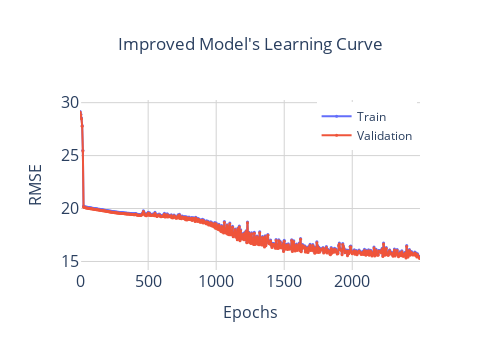

Notebook cell for this chart:
### Markdown cell above
### Plot of the Improved Model

### Code cell
validation_mode = True
# you may change the path as needed
path = f"../MemoryEfficientSharding/results/*ep2500_with_validation*"

file = glob.glob(path)[0]
    
filename = file.split("/")[-1]
save_filename = f"{filename[:-5]}.pdf"
batch_size = list(filter(lambda x: "bs" in x, filename.split('_')))[0]
batch_size = int(batch_size[2:])

with open(file, "r") as f:
    results = json.load(f)

fig = go.Figure()

fig.add_trace(
    go.Scatter(
        x = results["epochs"],
        y = results["train_rmse"],
        mode = "lines+markers",
        yaxis="y",
        name="Train",
        marker_size=3
    )
)

if validation_mode:
    fig.add_trace(
        go.Scatter(
            x = results["epochs"],
            y = results["val_rmse"],
            mode = "lines+markers",
            yaxis="y",
            name="Validation",
            marker_size=3
        )
    )

fig.update_layout(
    plot_bgcolor = "white",
    title = dict(
                text= f"Improved Model's Learning Curve",
                xanchor = "center",
                x=0.5
            ),
    legend=dict(
        yanchor = "top",
        y = 0.99,
        xanchor = "right",
        x = 0.99
    ),
    xaxis=dict(
        title=dict(text="Epochs", font=dict(size=16)),
        # dtick=10,
        gridcolor="lightgrey",
        tickfont=dict(size=16),
        range = [min(results["epochs"])-1, max(results["epochs"])+3]
    ),
    yaxis=dict(
        title=dict(text=r"RMSE", font=dict(size=16)),
        gridcolor="lightgrey",
        zeroline=False,
        tickfont=dict(size=16),
    ),
    # yaxis_type = "log",
    height = 350,
    width = 500,
)

fig.write_image(f"{visualizations_path}/{save_filename}")
fig.show()

### Figure 1 — Plotly figure (JSON) as saved in the notebook; plotly's stock layout.template omitted (floating-point values rounded to 4 significant figures; data arrays with more than 128 entries replaced by an {"elided": "..."} marker saying what was removed)
{"data": [{"marker": {"size": 3}, "mode": "lines+markers", "name": "Train", "type": "scatter", "x": {"elided": "500 int values"}, "y": {"elided": "500 float values"}, "yaxis": "y"}, {"marker": {"size": 3}, "mode": "lines+markers", "name": "Validation", "type": "scatter", "x": {"elided": "500 int values"}, "y": {"elided": "500 float values"}, "yaxis": "y"}], "layout": {"height": 350, "legend": {"x": 0.99, "xanchor": "right", "y": 0.99, "yanchor": "top"}, "plot_bgcolor": "white", "title": {"text": "Improved Model's Learning Curve", "x": 0.5, "xanchor": "center"}, "width": 500, "xaxis": {"gridcolor": "lightgrey", "range": [-1, 2498], "tickfont": {"size": 16}, "title": {"font": {"size": 16}, "text": "Epochs"}}, "yaxis": {"gridcolor": "lightgrey", "tickfont": {"size": 16}, "title": {"font": {"size": 16}, "text": "RMSE"}, "zeroline": false}}}
